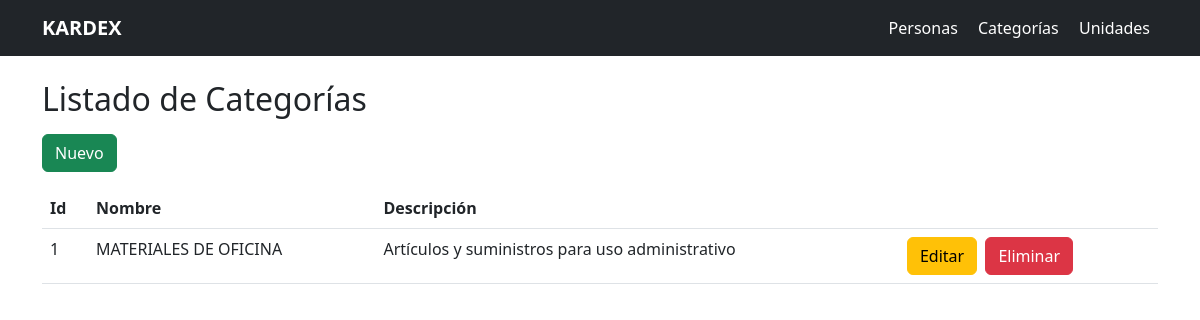
Screenshot of /categorias with the database file from the repository.
### tables this page shows
CREATE TABLE categorias (
            id INTEGER PRIMARY KEY AUTOINCREMENT,
            nombre TEXT NOT NULL UNIQUE,
            descripcion TEXT
        );

### app.py (the view)
@app.route("/categorias")
def categorias_index():
    conn = sqlite3.connect("kardex.db")
    conn.row_factory = sqlite3.Row
    cursor = conn.cursor()
    cursor.execute("SELECT * FROM categorias")
    categorias = cursor.fetchall()
    conn.close()
    return render_template("categorias/index.html", categorias=categorias)

### templates/categorias/index.html
{% include "header.html" %}
<h2 class="mb-3">Listado de Categorías</h2>
<a href="/categorias/create" class="btn btn-success mb-3">Nuevo</a>
<table class="table">
    <thead>
        <tr>
            <th>Id</th>
            <th>Nombre</th>
            <th>Descripción</th>
            <th></th>
        </tr>
    </thead>
    <tbody>
    {% for c in categorias %}
        <tr>
            <td>{{ c.id }}</td>
            <td>{{ c.nombre }}</td>
            <td>{{ c.descripcion }}</td>
            <td>
                <a href="/categorias/edit/{{c.id}}" class="btn btn-warning">Editar</a>
                <a href="/categorias/delete/{{c.id}}" class="btn btn-danger ms-1"
                   onclick="return confirm('¿Está seguro???')">Eliminar</a>
            </td>
        </tr>
    {% endfor %}
    </tbody>
</table>
{% include "footer.html" %}

### rows the page displays
categorias: id "1", nombre "MATERIALES DE OFICINA", descripcion "Artículos y suministros para uso administrativo"
